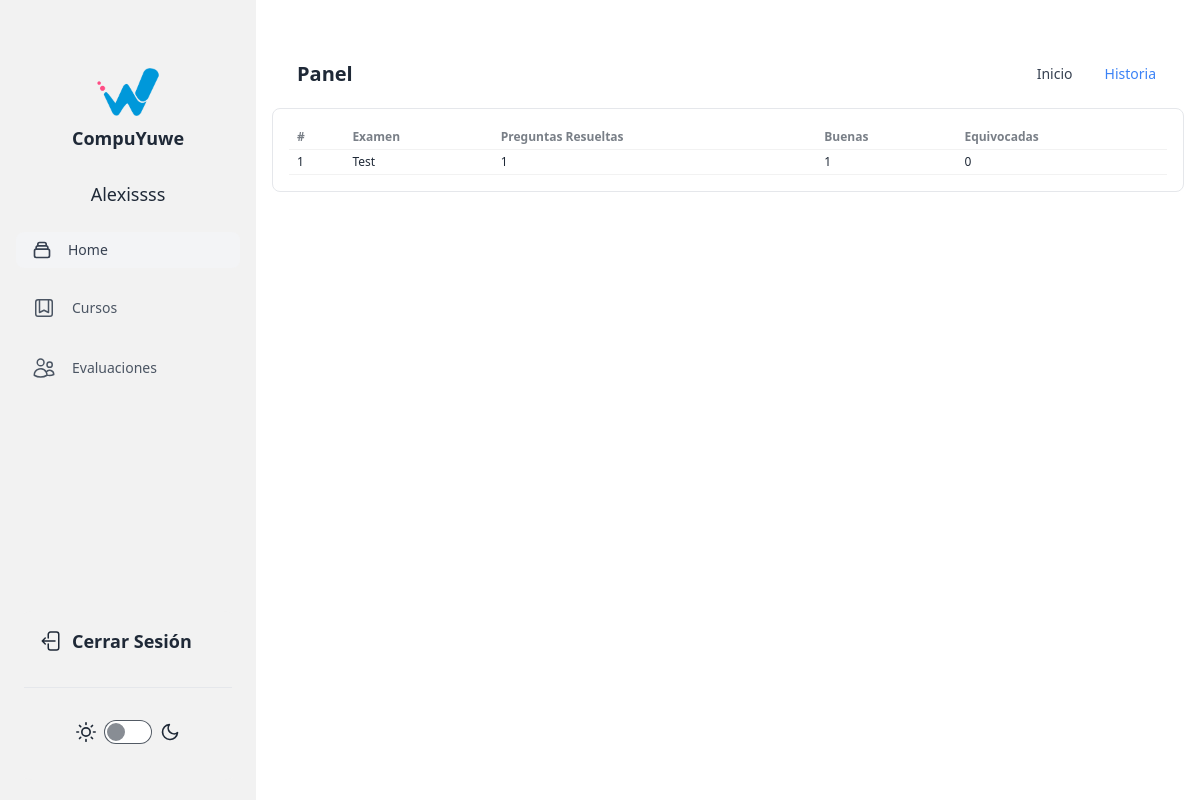
The app's page /evaluaciones_estudiantes?q=2 (signed in) with its own data.
### tables this page shows
CREATE TABLE `history` (
  `email` varchar(50) NOT NULL,
  `eid` text NOT NULL,
  `score` int(11) NOT NULL,
  `level` int(11) NOT NULL,
  `sahi` int(11) NOT NULL,
  `wrong` int(11) NOT NULL,
  `date` timestamp NOT NULL DEFAULT current_timestamp() ON UPDATE current_timestamp()
);

CREATE TABLE `quiz` (
  `eid` text NOT NULL,
  `title` varchar(100) NOT NULL,
  `sahi` int(11) NOT NULL,
  `wrong` int(11) NOT NULL,
  `total` int(11) NOT NULL,
  `time` bigint(20) NOT NULL,
  `intro` text NOT NULL,
  `tag` varchar(100) NOT NULL,
  `date` timestamp NOT NULL DEFAULT current_timestamp() ON UPDATE current_timestamp()
);

### App/Estudiantes/evaluaciones_estudiantes.php (the view, shortened to what this page needs)
<?php
include_once __DIR__ . '/../Estudiantes/header.php';
if (!(isset($_SESSION['nombre_usuario']))) {
} else {
    $email = $_SESSION['email'];
}
$q = isset($_GET['q']) ? $_GET['q'] : 1;
?>
<div class="container mx-auto p-4 mt-20 sm:mt-6">
    <div class="navbar bg-base-100">
        <div class="flex-1">
            <a class="btn btn-ghost text-xl">Panel</a>
        </div>
        <div class="flex-none">
            <ul class="menu menu-horizontal px-1 z-30">
                <li class="<?php echo $q == 1 ? 'text-blue-500' : 'text-gray-700'; ?>">
                    <a href="evaluaciones_estudiantes?q=1">Inicio</a>
                </li>
                <li class="<?php echo $q == 2 ? 'text-blue-500' : 'text-gray-700'; ?>">
                    <a href="evaluaciones_estudiantes?q=2">Historia</a>
                </li>
            </ul>
        </div>
    </div>
    <?php if ($q == 2) { ?>
        <div class="rounded-lg p-4 border">
            <?php
            $q = mysqli_query($conexion, "SELECT * FROM history WHERE email='$email' ORDER BY date DESC ") or die('Error197');
            echo '<div class="overflow-x-auto"><table class="table table-xs">
            <thead>
              <tr>
                <th>#</th>
                <th>Examen</th>
                <th>Preguntas Resueltas</th>
                <th>Buenas</th>
                <th>Equivocadas</th>
              </tr>
            </thead>
            <tbody>';
            $c = 1;
            while ($row = mysqli_fetch_array($q)) {
                $eid = $row['eid'];
                $w = $row['wrong'];
                $r = $row['sahi'];
                $qa = $row['level'];
                $q23 = mysqli_query($conexion, "SELECT title FROM quiz WHERE eid='$eid' ") or die('Error208');
                $title = mysqli_fetch_array($q23)['title'];
                echo '<tr><td>' . $c++ . '</td><td>' . $title . '</td><td>' . $qa . '</td><td>' . $r . '</td><td>' . $w . '</td></tr>';
            }
            echo '</tbody></table></div>';
            ?>
        </div>
    <?php } ?>
</div>
<?php
include_once __DIR__ . '/../Estudiantes/footer.php';
?>

### records on screen
history: quiz.title "Test", level "1", sahi "1", wrong "0"

### other values on screen
$_SESSION['nombre_usuario'] "Alexissss"
